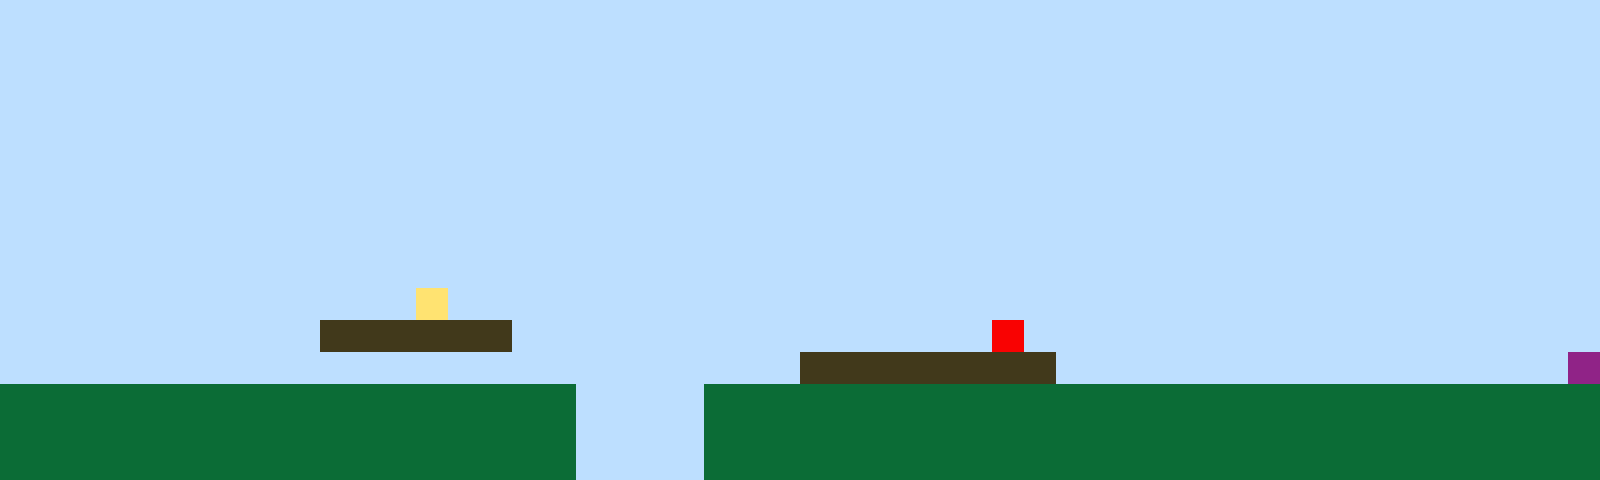

Tiled map render using the project's own tile images. Description and the whole map definition, tile-layer contents included, below:
An orthogonal 50x15 tile map with 32x32 px tiles, 1 tile layer (Tile Layer 1).

<map version="1.10" tiledversion="1.11.2" orientation="orthogonal" renderorder="right-up" width="50" height="15" tilewidth="32" tileheight="32" infinite="0" nextlayerid="2" nextobjectid="1"><editorsettings><export target="map1.csv" format="csv" /></editorsettings><tileset firstgid="1" name="sprites" tilewidth="32" tileheight="32" tilecount="6" columns="3"><image source="sprites.png" width="96" height="64" /></tileset><layer id="1" name="Tile Layer 1" width="50" height="15"><data encoding="csv">1,1,1,1,1,1,1,1,1,1,1,1,1,1,1,1,1,1,1,1,1,1,1,1,1,1,1,1,1,1,1,1,1,1,1,1,1,1,1,1,1,1,1,1,1,1,1,1,1,1,1,1,1,1,1,1,1,1,1,1,1,1,1,1,1,1,1,1,1,1,1,1,1,1,1,1,1,1,1,1,1,1,1,1,1,1,1,1,1,1,1,1,1,1,1,1,1,1,1,1,1,1,1,1,1,1,1,1,1,1,1,1,1,1,1,1,1,1,1,1,1,1,1,1,1,1,1,1,1,1,1,1,1,1,1,1,1,1,1,1,1,1,1,1,1,1,1,1,1,1,1,1,1,1,1,1,1,1,1,1,1,1,1,1,1,1,1,1,1,1,1,1,1,1,1,1,1,1,1,1,1,1,1,1,1,1,1,1,1,1,1,1,1,1,1,1,1,1,1,1,1,1,1,1,1,1,1,1,1,1,1,1,1,1,1,1,1,1,1,1,1,1,1,1,1,1,1,1,1,1,1,1,1,1,1,1,1,1,1,1,1,1,1,1,1,1,1,1,1,1,1,1,1,1,1,1,1,1,1,1,1,1,1,1,1,1,1,1,1,1,1,1,1,1,1,1,1,1,1,1,1,1,1,1,1,1,1,1,1,1,1,1,1,1,1,1,1,1,1,1,1,1,1,1,1,1,1,1,1,1,1,1,1,1,1,1,1,1,1,1,1,1,1,1,1,1,1,1,1,1,1,1,1,1,1,1,1,1,1,1,1,1,1,1,1,1,1,1,1,1,1,1,1,1,1,1,1,1,1,1,1,1,1,1,1,1,1,1,1,1,1,1,1,1,1,1,1,1,1,1,1,1,1,1,1,1,1,1,1,1,1,1,1,1,1,1,1,1,1,1,1,1,1,1,1,1,1,1,1,1,1,1,1,1,1,1,1,1,1,1,1,1,1,1,1,1,1,1,1,1,1,1,1,1,1,1,1,1,1,1,1,1,1,1,1,1,1,1,1,1,1,1,1,1,1,1,1,1,1,1,1,1,1,4,1,1,1,1,1,1,1,1,1,1,1,1,1,1,1,1,1,1,1,1,1,1,1,1,1,1,1,1,1,1,1,1,1,1,1,1,1,1,1,1,1,1,1,1,1,1,3,3,3,3,3,3,1,1,1,1,1,1,1,1,1,1,1,1,1,1,1,5,1,1,1,1,1,1,1,1,1,1,1,1,1,1,1,1,1,1,1,1,1,1,1,1,1,1,1,1,1,1,1,1,1,1,1,1,1,1,1,1,1,1,1,3,3,3,3,3,3,3,3,1,1,1,1,1,1,1,1,1,1,1,1,1,1,1,1,6,2,2,2,2,2,2,2,2,2,2,2,2,2,2,2,2,2,2,1,1,1,1,2,2,2,2,2,2,2,2,2,2,2,2,2,2,2,2,2,2,2,2,2,2,2,2,2,2,2,2,2,2,2,2,2,2,2,2,2,2,2,2,2,2,2,2,2,2,1,1,1,1,2,2,2,2,2,2,2,2,2,2,2,2,2,2,2,2,2,2,2,2,2,2,2,2,2,2,2,2,2,2,2,2,2,2,2,2,2,2,2,2,2,2,2,2,2,2,1,1,1,1,2,2,2,2,2,2,2,2,2,2,2,2,2,2,2,2,2,2,2,2,2,2,2,2,2,2,2,2</data></layer></map>
